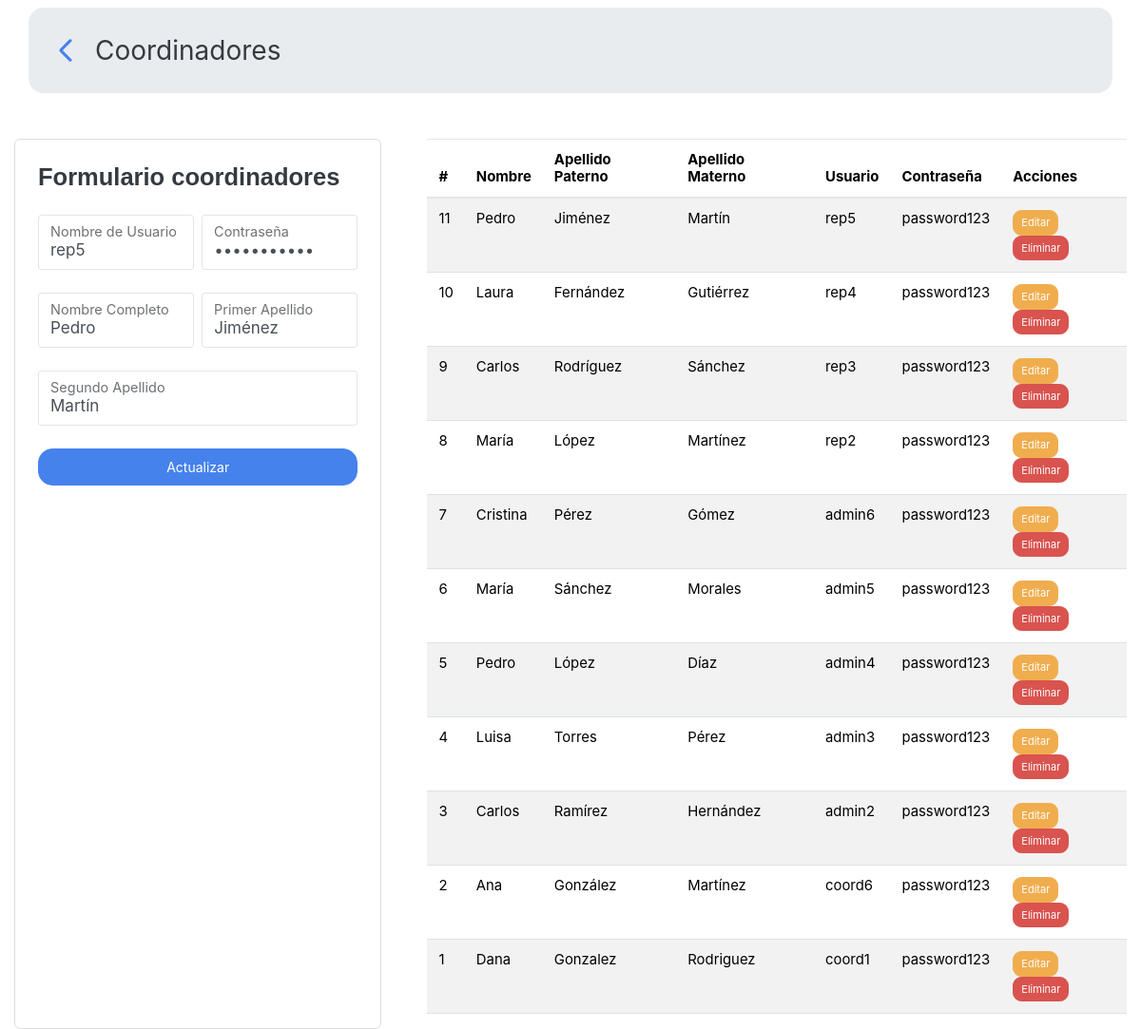
Screenshot of /Transporte/administrador/coordinadores.php?edit=11 with the database file from the repository.
### tables this page shows
CREATE TABLE coordinador (
    numCoordinador INT PRIMARY KEY AUTO_INCREMENT,
    nombre VARCHAR(50),
    primerApellido VARCHAR(50),
    segundoApellido VARCHAR(50),
    id_usuario INT UNIQUE,
    FOREIGN KEY (id_usuario) REFERENCES usuario(id) ON DELETE CASCADE
);

CREATE TABLE usuario (
    id INT PRIMARY KEY AUTO_INCREMENT,
    username VARCHAR(20) NOT NULL UNIQUE,
    password VARCHAR(30) NOT NULL,
    userType ENUM('administrador', 'empleado', 'representante', 'conductor', 'coordinador') NOT NULL
);

### Transporte/administrador/coordinadores.php (the view, shortened to what this page needs)
<?php
require '../conexion/conexion.php';
try {
    $stmt = $conn->prepare("
        SELECT
            c.numCoordinador AS id_coordinador,
            c.nombre AS nombre,
            c.primerApellido AS apellido_paterno,
            c.segundoApellido AS apellido_materno,
            u.username AS usuario,
            u.password AS contrasena
        FROM coordinador c
        INNER JOIN usuario u ON c.id_usuario = u.id order by c.numCoordinador DESC
    ");
    $stmt->execute();
    $coordinadores = $stmt->fetchAll(PDO::FETCH_ASSOC);
} catch (PDOException $e) {
    echo "Error al obtener coordinadores: " . $e->getMessage();
    $coordinadores = [];
}
$editing = false;
$coordinadorData = [
    'id_coordinador' => '',
    'nombre_usuario' => '',
    'password' => '',
    'nombre' => '',
    'apellido1' => '',
    'apellido2' => ''
];
if (isset($_GET['edit']) && intval($_GET['edit'])) {
    $editing = true;
    $idToEdit = intval($_GET['edit']);
    $stmtEdit = $conn->prepare("
        SELECT
            c.numCoordinador AS id_coordinador,
            u.username AS nombre_usuario,
            u.password AS password,
            c.nombre AS nombre,
            c.primerApellido AS apellido1,
            c.segundoApellido AS apellido2
        FROM coordinador c
        INNER JOIN usuario u ON c.id_usuario = u.id
        WHERE c.numCoordinador = :id
    ");
    $stmtEdit->bindParam(':id', $idToEdit, PDO::PARAM_INT);
    $stmtEdit->execute();
    $coordinadorData = $stmtEdit->fetch(PDO::FETCH_ASSOC);
}
?>
<html>
<head>
    <link rel="stylesheet" href="../assets/css/style.css">
    <link href="https://cdn.jsdelivr.net/npm/bootstrap@5.3.3/dist/css/bootstrap.min.css" rel="stylesheet">
    <link rel="stylesheet" href="https://cdn.jsdelivr.net/npm/bootswatch@4.5.2/dist/litera/bootstrap.min.css">
</head>
<body>
<div class="d-flex flex-column justify-content-center align-top  gap-5">
    <header class="d-flex justify-content-between align-items-center container  p-4 bg-body-secondary mt-2 rounded-4">
        <div class="d-flex gap-3 align-items-center">
            <a href="../admin_dashboard.php" class="">
                <svg xmlns="http://www.w3.org/2000/svg" width="30" height="30" viewBox="0 0 24 24"><path fill="currentColor" d="m9.55 12l7.35 7.35q.375.375.363.875t-.388.875t-.875.375t-.875-.375l-7.7-7.675q-.3-.3-.45-.675t-.15-.75t.15-.75t.45-.675l7.7-7.7q.375-.375.888-.363t.887.388t.375.875t-.375.875z"/></svg>
            </a>
            <span class="fs-3 bold">Coordinadores</span>
        </div>
    </header>
    <main class="d-flex  gap-5 container-fluid">
        <div class="border border-start p-4 rounded-2 w-50 bg-white">
            <h4 class="mb-4">Formulario coordinadores</h4>
            <form action="<?php echo $editing ? 'servicios/updateCoordinador.php' : 'servicios/addCoordinador.php'; ?>" method="POST" class="d-flex flex-column gap-2">
                <div class="d-flex flex-row gap-2">
                    <div class="form-floating mb-3 w-100">
                        <input type="text" class="form-control" id="floatingUsername" name="nombre_usuario" placeholder="Nombre de usuario"
                               value="<?php echo htmlspecialchars($coordinadorData['nombre_usuario']); ?>" required>
                        <label for="floatingUsername">Nombre de Usuario</label>
                    </div>
                    <div class="form-floating mb-3 w-100">
                        <input type="password" class="form-control" id="floatingPassword" name="password" placeholder="Contraseña"
                               value="<?php echo htmlspecialchars($coordinadorData['password']); ?>" required>
                        <label for="floatingPassword">Contraseña</label>
                    </div>
                </div>
                <div class="d-flex flex-row gap-2">
                    <div class="form-floating mb-3 w-100">
                        <input type="text" class="form-control" id="floatingNombre" name="nombre" placeholder="Nombre Completo"
                               value="<?php echo htmlspecialchars($coordinadorData['nombre']); ?>" required>
                        <label for="floatingNombre">Nombre Completo</label>
                    </div>
                    <div class="form-floating mb-3 w-100">
                        <input type="text" class="form-control" id="floatingTelefono" name="apellido1" placeholder="Primer apellido"
                               value="<?php echo htmlspecialchars($coordinadorData['apellido1']); ?>">
                        <label for="floatingTelefono">Primer Apellido</label>
                    </div>
                </div>
                <div class="form-floating mb-3 w-100">
                    <input class="form-control" type="text" id="floatingDireccion" name="apellido2" placeholder="Segundo apellido"
                           value="<?php echo htmlspecialchars($coordinadorData['apellido2']); ?>">
                    <label for="floatingDireccion">Segundo Apellido</label>
                </div>
                <button type="submit" class="btn btn-primary"><?php echo $editing ? 'Actualizar' : 'Guardar'; ?></button>
            </form>
        </div>
        <div class="w-100">
            <table class="table table-striped">
                <thead>
                <tr>
                    <th>#</th>
                    <th>Nombre</th>
                    <th>Apellido Paterno</th>
                    <th>Apellido Materno</th>
                    <th>Usuario</th>
                    <th>Contraseña</th>
                    <th>Acciones</th>
                </tr>
                </thead>
                <tbody>
                <?php if (count($coordinadores) > 0): ?>
                    <?php foreach ($coordinadores as $coordinador): ?>
                        <tr>
                            <td><?php echo htmlspecialchars($coordinador['id_coordinador']); ?></td>
                            <td><?php echo htmlspecialchars($coordinador['nombre']); ?></td>
                            <td><?php echo htmlspecialchars($coordinador['apellido_paterno']); ?></td>
                            <td><?php echo htmlspecialchars($coordinador['apellido_materno']); ?></td>
                            <td><?php echo htmlspecialchars($coordinador['usuario']); ?></td>
                            <td><?php echo htmlspecialchars($coordinador['contrasena']); ?></td>
                            <td>
                                <a href="coordinadores.php?edit=<?php echo $coordinador['id_coordinador']; ?>" class="btn btn-sm btn-warning">
                                    <i class="bi bi-pencil-square"></i> Editar
                                </a>
                                <a href="servicios/deleteCoordinador.php?id=<?php echo $coordinador['id_coordinador']; ?>"
                                   class="btn btn-sm btn-danger"
                                   onclick="return confirm('¿Estás seguro de eliminar este coordinador?');">
                                    <i class="bi bi-trash"></i> Eliminar
                                </a>
                            </td>
                        </tr>
                    <?php endforeach; ?>
                <?php else: ?>
                    <tr>
                        <td colspan="7" class="text-center">No hay coordinadores registrados.</td>
                    </tr>
                <?php endif; ?>
                </tbody>
            </table>
        </div>
    </main>
</div>
</body>
</html>

### Transporte/assets/css/style.css (style rules this page uses)
:root { scroll-behavior: smooth; }
body { font-family: "Open Sans", sans-serif; background: #f6f9ff; color: #444444; }
a { color: #4154f1; text-decoration: none; }
h1, h2, h3, h4, h5, h6 { font-family: "Nunito", sans-serif; }

### rows the page displays
coordinador: nombre_usuario "rep5", nombre "Pedro", apellido1 "Jiménez", apellido2 "Martín", numCoordinador "11", primerApellido "Jiménez", segundoApellido "Martín", id_usuario.username "rep5", id_usuario.password "password123"
coordinador: numCoordinador "10", nombre "Laura", primerApellido "Fernández", segundoApellido "Gutiérrez", id_usuario.username "rep4", id_usuario.password "password123"
coordinador: numCoordinador "9", nombre "Carlos", primerApellido "Rodríguez", segundoApellido "Sánchez", id_usuario.username "rep3", id_usuario.password "password123"
coordinador: numCoordinador "8", nombre "María", primerApellido "López", segundoApellido "Martínez", id_usuario.username "rep2", id_usuario.password "password123"
coordinador: numCoordinador "7", nombre "Cristina", primerApellido "Pérez", segundoApellido "Gómez", id_usuario.username "admin6", id_usuario.password "password123"
coordinador: numCoordinador "6", nombre "María", primerApellido "Sánchez", segundoApellido "Morales", id_usuario.username "admin5", id_usuario.password "password123"
coordinador: numCoordinador "5", nombre "Pedro", primerApellido "López", segundoApellido "Díaz", id_usuario.username "admin4", id_usuario.password "password123"
coordinador: numCoordinador "4", nombre "Luisa", primerApellido "Torres", segundoApellido "Pérez", id_usuario.username "admin3", id_usuario.password "password123"
coordinador: numCoordinador "3", nombre "Carlos", primerApellido "Ramírez", segundoApellido "Hernández", id_usuario.username "admin2", id_usuario.password "password123"
coordinador: numCoordinador "2", nombre "Ana", primerApellido "González", segundoApellido "Martínez", id_usuario.username "coord6", id_usuario.password "password123"
coordinador: numCoordinador "1", nombre "Dana", primerApellido "Gonzalez", segundoApellido "Rodriguez", id_usuario.username "coord1", id_usuario.password "password123"
